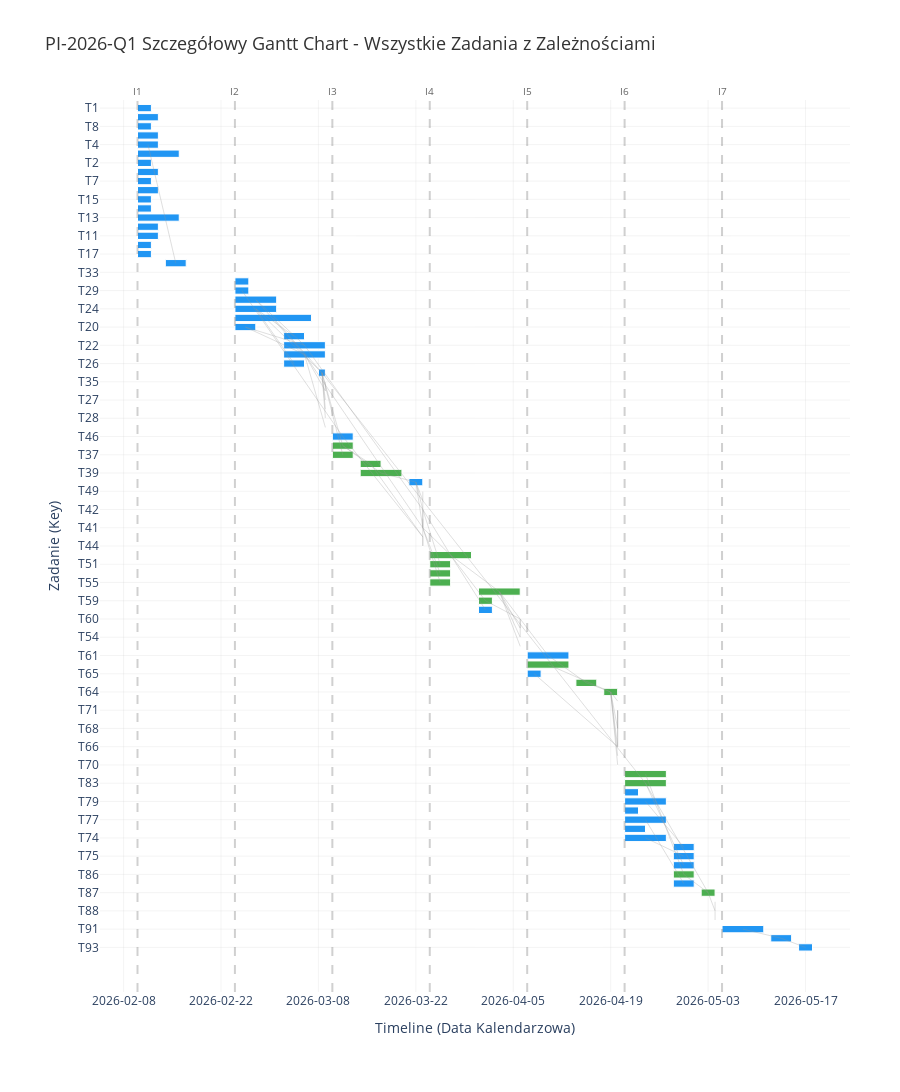

Write notebook code for a chart like this one.
### Code cell
# Create detailed Gantt chart with ALL tasks (not grouped by milestone)
# Sort by scheduled start date for better readability
df_sorted = df.sort_values('scheduled_start')

# Create figure with custom layout
fig_detailed = go.Figure()

# Color map by type
color_map = {
    'Task': '#2196F3',
    'Feature': '#4CAF50',
    'Bug': '#FF6B6B',
    'Epic': '#9C27B0'
}

# Add task bars (one per task)
for i, row in df_sorted.iterrows():
    task_color = color_map.get(row['type'], '#999999')
    
    # Create hover text
    hover_text = (
        f"<b>{row['key']}: {row['title']}</b><br>"
        f"Type: {row['type']}<br>"
        f"Effort: {row['effort']} pts<br>"
        f"Priority: {row['priority']}<br>"
        f"Iteration: {row['iteration']}<br>"
        f"Milestone: {row['milestone']}<br>"
        f"Area: {row['area']}<br>"
        f"Duration: {row['duration_calc']} days<br>"
        f"Start: {row['scheduled_start'].date()}<br>"
        f"End: {row['scheduled_end'].date()}"
    )
    
    if row['depends_on']:
        hover_text += f"<br>Depends on: {', '.join(row['depends_on'])}"
    
    # Calculate duration in milliseconds for Plotly (datetime-compatible)
    duration_ms = (row['scheduled_end'] - row['scheduled_start']).total_seconds() * 1000
    
    # Add task bar
    fig_detailed.add_trace(go.Bar(
        name=row['key'],
        x=[duration_ms],
        y=[row['key']],
        base=row['scheduled_start'],
        orientation='h',
        marker=dict(
            color=task_color,
            line=dict(color='white', width=1)
        ),
        hovertemplate=hover_text + '<extra></extra>',
        showlegend=False
    ))

# Add dependency lines (arrows)
for _, row in df_sorted.iterrows():
    task_key = row['key']
    task_mid_date = row['scheduled_start'] + (row['scheduled_end'] - row['scheduled_start']) / 2
    
    for dep in row['depends_on']:
        if dep in df['key'].values:
            dep_row = df[df['key'] == dep].iloc[0]
            dep_mid_date = dep_row['scheduled_start'] + (dep_row['scheduled_end'] - dep_row['scheduled_start']) / 2
            
            # Draw line from dependency to task
            fig_detailed.add_trace(go.Scatter(
                x=[dep_mid_date, task_mid_date],
                y=[dep, task_key],
                mode='lines',
                line=dict(color='rgba(150, 150, 150, 0.3)', width=1),
                hoverinfo='skip',
                showlegend=False
            ))

# Add iteration boundaries as vertical lines
for iter_key, iter_data in iteration_dates.items():
    # Use add_shape instead of add_vline (better datetime handling)
    fig_detailed.add_shape(
        type="line",
        x0=iter_data['start'],
        x1=iter_data['start'],
        y0=0,
        y1=1,
        yref="paper",
        line=dict(
            color="rgba(100, 100, 100, 0.3)",
            width=2,
            dash="dash"
        )
    )
    # Add annotation separately
    fig_detailed.add_annotation(
        x=iter_data['start'],
        y=1,
        yref="paper",
        text=iter_key,
        showarrow=False,
        yanchor="bottom",
        font=dict(size=10, color="#666")
    )

# Update layout
fig_detailed.update_layout(
    title=dict(
        text='PI-2026-Q1 Szczegółowy Gantt Chart - Wszystkie Zadania z Zależnościami',
        font=dict(size=18, color='#333')
    ),
    xaxis=dict(
        title='Timeline (Data Kalendarzowa)',
        type='date',
        tickformat='%Y-%m-%d',
        showgrid=True,
        gridcolor='rgba(200, 200, 200, 0.2)'
    ),
    yaxis=dict(
        title='Zadanie (Key)',
        autorange='reversed',  # Top to bottom
        showgrid=True,
        gridcolor='rgba(200, 200, 200, 0.2)'
    ),
    height=max(1200, len(df) * 20),  # Dynamic height based on task count
    hovermode='closest',
    plot_bgcolor='white',
    showlegend=False,
    margin=dict(l=100, r=50, t=100, b=100)
)

fig_detailed.show()

print(f"\n📅 Detailed Gantt Chart Generated!")
print(f"   Tasks: {len(df)} (each shown separately)")
print(f"   Dependencies: {G.number_of_edges()} (shown as gray lines)")
print(f"   Height: {len(df) * 20}px (dynamic based on task count)")
print(f"\n💡 Scroll to see all tasks, hover for details, drag to zoom")
